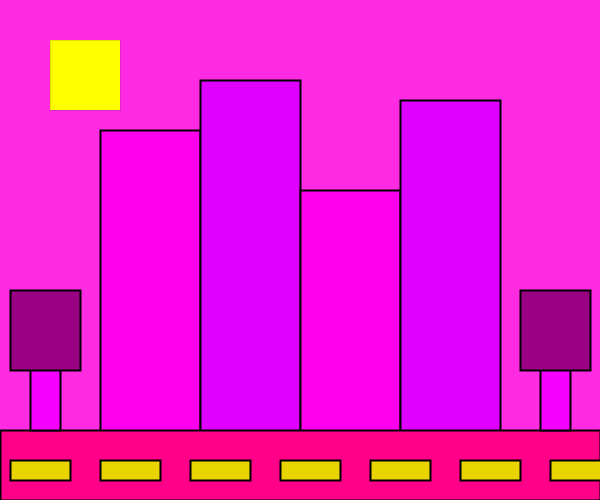
Frame 1 (no input)
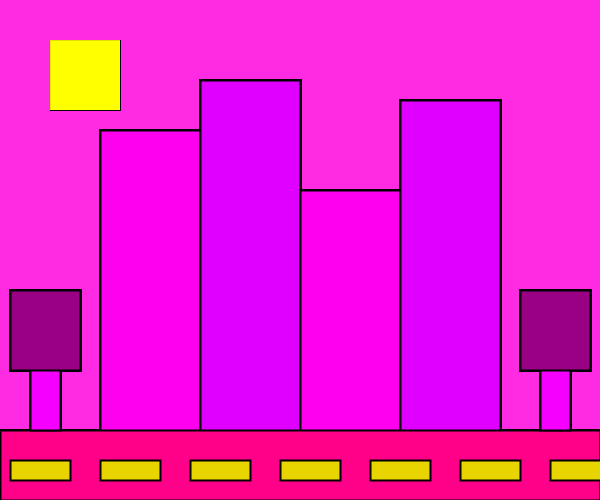
Frame 60 (the mouse pressed at the canvas centre just before this capture)
Frame 120 (the mouse held since frame 60 and released just before this capture): identical to frame 60, image omitted

The Processing sketch that drew these frames (run headless with seeded random() and noise(); from frame 60 on, the mouse is pressed at the canvas centre):

// Processing sketch: JessicaChen_CopyCat_Rectangles
// ── JessicaChen_CopyCat_Rectangles.pde
/*
void setup(){
  size(600,500);
  background(r,g,b);
}
void draw(){
  stroke(r,g,b);
  strokeWeight(p);
  fill(r,g,b);
  rect(x,y,w,h);
  rect(x,y,w,h);
  fill(r,g,b);
  square(x,y,s);
}
*/
//r=red, b=blue, g=green, x=x-coordinate, y=y-coordinate, w=width, h=height, 
//s=side length 
void setup(){
  size(600,500);
  background(255, 43, 227);
}
void draw(){
  stroke(0);
  strokeWeight(2);
  fill(255, 0,239);
  rect(100,130,100,370);
  fill(223, 0, 255);
  rect(200,80,100,450);  
  fill(255, 0, 239);
  rect(300,190,100,370);
  fill(223, 0, 255);
  rect(400,100,100,490);
  
  strokeWeight(0);
  fill(255, 255, 0);
  square(50,40,70);
  strokeWeight(2);
  fill(255, 0, 136);
  rect(0,430,600,70);
  fill(232,213,0);
  rect(10,460,60,20);
  rect(100,460,60,20);
  rect(190, 460,60,20);
  rect(280,460,60,20);
  rect(370,460,60,20);
  rect(460,460,60,20);
  rect(550,460,60,20);
  
  fill(245, 0, 255);
  rect(30,350,30,80);
  fill(245, 0, 255);
  rect(540,350,30,80);
  fill(154, 0, 131);
  rect(10,290,70,80);
  fill(154, 0, 131);
  rect(520,290,70,80);
}
